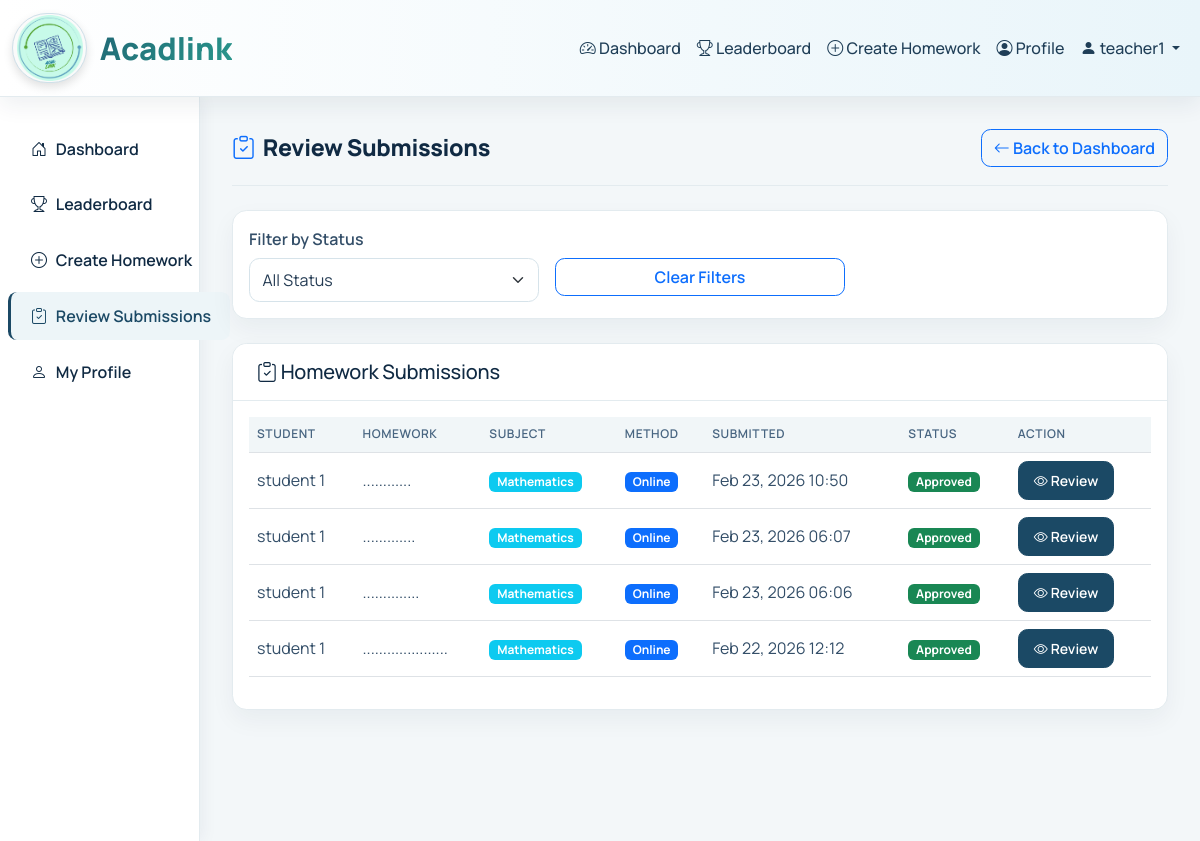
/teacher/submissions/ (signed in), run on the app's committed database.
### core/models.py (models this page shows, shortened)
class User(AbstractUser):
    ROLE_CHOICES = (
        ('admin', 'Admin'),
        ('teacher', 'Teacher'),
        ('student', 'Student'),
        ('parent', 'Parent'),
    )
    role = models.CharField(max_length=10, choices=ROLE_CHOICES, default='student')
    is_approved = models.BooleanField(default=False, help_text="Admin must approve before access")
    is_verified = models.BooleanField(default=False, help_text="Account verified as real/fake")
    phone_number = models.CharField(max_length=15, blank=True, null=True)
    profile_picture = models.ImageField(upload_to='profiles/', blank=True, null=True)
    class_assigned = models.ForeignKey('Class', on_delete=models.SET_NULL, null=True, blank=True, related_name='students')
    section_assigned = models.ForeignKey('Section', on_delete=models.SET_NULL, null=True, blank=True, related_name='students')
    teacher_class = models.ForeignKey('Class', on_delete=models.SET_NULL, null=True, blank=True, related_name='teachers')
    teacher_section = models.ForeignKey('Section', on_delete=models.SET_NULL, null=True, blank=True, related_name='teachers')
    subjects_taught = models.ManyToManyField('Subject', blank=True, related_name='teachers')
    created_at = models.DateTimeField(auto_now_add=True)
    updated_at = models.DateTimeField(auto_now=True)
    class Meta:
        ordering = ['username']

class HomeworkSubmission(models.Model):
    APPROVAL_CHOICES = (
        ('pending', 'Pending Review'),
        ('approved', 'Approved'),
        ('rejected', 'Rejected'),
        ('resubmit', 'Needs Resubmission'),
    )
    homework = models.ForeignKey(Homework, on_delete=models.CASCADE, related_name='submissions')
    student = models.ForeignKey(User, on_delete=models.CASCADE, limit_choices_to={'role': 'student'}, related_name='submissions')
    SUBMISSION_MODE_CHOICES = (
        ('online', 'Online'),
        ('physical', 'In Person / Physical Copy'),
    )
    submission_mode = models.CharField(max_length=20, choices=SUBMISSION_MODE_CHOICES, default='online')
    submission_file = models.FileField(upload_to='submissions/', blank=True, null=True)
    submission_text = models.TextField(blank=True, help_text="Text submission if no file")
    quiz_points_awarded = models.PositiveIntegerField(default=0)
    submitted_at = models.DateTimeField(auto_now_add=True)
    approval_status = models.CharField(max_length=20, choices=APPROVAL_CHOICES, default='pending')
    teacher_feedback = models.TextField(blank=True, null=True)
    reviewed_at = models.DateTimeField(blank=True, null=True)
    reviewed_by = models.ForeignKey(User, on_delete=models.SET_NULL, null=True, blank=True, related_name='reviewed_submissions')
    is_completed = models.BooleanField(default=False, help_text="Only true after teacher approval")
    completed_at = models.DateTimeField(blank=True, null=True)
    updated_at = models.DateTimeField(auto_now=True)
    class Meta:
        ordering = ['-submitted_at']
        unique_together = ('homework', 'student')

class Homework(models.Model):
    STATUS_CHOICES = (
        ('pending', 'Pending'),
        ('active', 'Active'),
        ('completed', 'Completed'),
        ('overdue', 'Overdue'),
    )
    title = models.CharField(max_length=200)
    description = models.TextField()
    subject = models.ForeignKey(Subject, on_delete=models.CASCADE, related_name='homework')
    teacher = models.ForeignKey(User, on_delete=models.CASCADE, limit_choices_to={'role': 'teacher'}, related_name='created_homework')
    class_name = models.ForeignKey(Class, on_delete=models.CASCADE, related_name='homework')
    section = models.ForeignKey(Section, on_delete=models.CASCADE, related_name='homework')
    estimated_hours = models.DecimalField(
        max_digits=4,
        decimal_places=2,
        validators=[MinValueValidator(0.1)],
        help_text="Estimated time to complete in hours"
    )
    assigned_date = models.DateTimeField(default=timezone.now)
    deadline = models.DateTimeField()
    attachment = models.FileField(upload_to='homework_attachments/', blank=True, null=True)
    video_url = models.URLField(blank=True, null=True, help_text="YouTube or video link")
    status = models.CharField(max_length=20, choices=STATUS_CHOICES, default='active')
    created_at = models.DateTimeField(auto_now_add=True)
    updated_at = models.DateTimeField(auto_now=True)
    class Meta:
        ordering = ['-assigned_date']
        verbose_name_plural = "Homework"

class Subject(models.Model):
    name = models.CharField(max_length=100, unique=True)
    code = models.CharField(max_length=10, unique=True)
    description = models.TextField(blank=True)
    created_at = models.DateTimeField(auto_now_add=True)
    class Meta:
        ordering = ['name']

### core/views.py (the view)
# urls.py: path('teacher/submissions/', views.review_submissions, name='review_submissions'),
@login_required
def review_submissions(request):
    if request.user.role != 'teacher':
        return HttpResponseForbidden("Access denied")
    submissions = HomeworkSubmission.objects.filter(
        homework__teacher=request.user
    ).select_related('homework', 'student').order_by('-submitted_at')
    status_filter = request.GET.get('status', 'all')
    if status_filter != 'all':
        submissions = submissions.filter(approval_status=status_filter)
    paginator        = Paginator(submissions, 20)
    page_number      = request.GET.get('page')
    submissions_page = paginator.get_page(page_number)
    context = {
        'submissions':   submissions_page,
        'status_filter': status_filter,
    }
    return render(request, 'core/review_submissions.html', context)

### core/templates/core/review_submissions.html (shortened to what this page needs)
{% extends 'core/base.html' %}
{% block content %}
<div class="page-header">
    <h2><i class="bi bi-clipboard-check me-2 text-primary"></i>Review Submissions</h2>
    <a href="{% url 'dashboard' %}" class="btn btn-outline-primary">
        <i class="bi bi-arrow-left"></i> Back to Dashboard
    </a>
</div>
<div class="card mb-4">
    <div class="card-body">
        <form method="get" class="row g-3">
            <div class="col-md-4">
                <label class="form-label">Filter by Status</label>
                <select name="status" class="form-select" onchange="this.form.submit()">
                    <option value="all" {% if status_filter == 'all' %}selected{% endif %}>All Status</option>
                </select>
            </div>
            <div class="col-md-4">
                <label class="form-label">&nbsp;</label>
                <a href="{% url 'review_submissions' %}" class="btn btn-outline-primary w-100">Clear Filters</a>
            </div>
        </form>
    </div>
</div>
<div class="card">
    <div class="card-header">
        <h5 class="mb-0"><i class="bi bi-clipboard-check"></i> Homework Submissions</h5>
    </div>
    <div class="card-body">
        {% if submissions %}
        <div class="table-responsive">
            <table class="table table-hover">
                <thead>
                    <tr>
                        <th>Student</th>
                        <th>Homework</th>
                        <th>Subject</th>
                        <th>Method</th>
                        <th>Submitted</th>
                        <th>Status</th>
                        <th>Action</th>
                    </tr>
                </thead>
                <tbody>
                    {% for submission in submissions %}
                    <tr>
                        <td>{{ submission.student.get_full_name }}</td>
                        <td>{{ submission.homework.title }}</td>
                        <td><span class="badge bg-info">{{ submission.homework.subject.name }}</span></td>
                        <td>
                            <span
                                class="badge {% if submission.submission_mode == 'physical' %}bg-dark{% else %}bg-primary{% endif %}">
                                {{ submission.get_submission_mode_display }}
                            </span>
                        </td>
                        <td>{{ submission.submitted_at|date:"M d, Y H:i" }}</td>
                        <td>
                            <span class="badge
                                        {% if submission.approval_status == 'approved' %}bg-success
                                        {% elif submission.approval_status == 'rejected' %}bg-danger
                                        {% elif submission.approval_status == 'resubmit' %}bg-warning
                                        {% else %}bg-secondary{% endif %}">
                                {{ submission.get_approval_status_display }}
                            </span>
                        </td>
                        <td>
                            <a href="{% url 'review_submission_detail' submission.id %}" class="btn btn-sm btn-primary">
                                <i class="bi bi-eye"></i> Review
                            </a>
                        </td>
                    </tr>
                    {% endfor %}
                </tbody>
            </table>
        </div>
        {% else %}
        <p class="text-muted text-center mb-0">No submissions found matching the filters.</p>
        {% endif %}
    </div>
</div>
{% endblock %}

### core/templates/core/base.html (shortened to what this page needs)
{% load static %}
<!DOCTYPE html>
<html lang="en">
<head>
    <link href="https://cdn.jsdelivr.net/npm/bootstrap@5.3.0/dist/css/bootstrap.min.css" rel="stylesheet">
    <link rel="stylesheet" href="https://cdn.jsdelivr.net/npm/bootstrap-icons@1.10.0/font/bootstrap-icons.css">
</head>
<body>
    <nav class="navbar navbar-expand-lg navbar-light bg-white sticky-top">
        <div class="container-fluid">
            <a class="navbar-brand logo-text" href="{% url 'home' %}">
                <img src="{% static 'core/images/logo.png' %}" alt="Acadlink Logo" class="brand-logo">
                <span>Acadlink</span>
            </a>
            <div class="collapse navbar-collapse" id="navbarNav">
                <ul class="navbar-nav ms-auto">
                    {% if user.is_authenticated %}
                    <li class="nav-item">
                        <a class="nav-link" href="{% url 'dashboard' %}">
                            <i class="bi bi-speedometer2"></i> Dashboard
                        </a>
                    </li>
                    <li class="nav-item">
                        <a class="nav-link" href="{% url 'leaderboard' %}">
                            <i class="bi bi-trophy"></i> Leaderboard
                        </a>
                    </li>
                    {% if user.role == 'student' %}
                    <li class="nav-item">
                        <a class="nav-link" href="{% url 'student_profile' %}">
                            <i class="bi bi-person-circle"></i> Profile
                        </a>
                    </li>
                    {% elif user.role == 'teacher' %}
                    <li class="nav-item">
                        <a class="nav-link" href="{% url 'create_homework' %}">
                            <i class="bi bi-plus-circle"></i> Create Homework
                        </a>
                    </li>
                    <li class="nav-item">
                        <a class="nav-link" href="{% url 'teacher_profile' %}">
                            <i class="bi bi-person-circle"></i> Profile
                        </a>
                    </li>
                    {% elif user.role == 'admin' %}
                    <li class="nav-item">
                        <a class="nav-link" href="{% url 'manage_users' %}">
                            <i class="bi bi-people"></i> Manage Users
                        </a>
                    </li>
                    {% endif %}
                    <li class="nav-item dropdown">
                        <a class="nav-link dropdown-toggle" href="#" id="userDropdown" role="button"
                            data-bs-toggle="dropdown">
                            <i class="bi bi-person-fill"></i> {{ user.username }}
                        </a>
                    </li>
                    {% endif %}
                </ul>
            </div>
        </div>
    </nav>
    <div class="container-fluid">
        <div class="row">
            {% if user.is_authenticated and request.resolver_match.url_name != 'home' %}
            <div class="col-md-2 col-lg-2 sidebar d-none d-md-block">
                <nav class="nav flex-column">
                    {% if user.role == 'student' %}
                    <a class="nav-link {% if request.resolver_match.url_name == 'dashboard' %}active{% endif %}"
                        href="{% url 'dashboard' %}">
                        <i class="bi bi-house-door"></i> Dashboard
                    </a>
                    <a class="nav-link {% if request.resolver_match.url_name == 'leaderboard' %}active{% endif %}"
                        href="{% url 'leaderboard' %}">
                        <i class="bi bi-trophy"></i> Leaderboard
                    </a>
                    <a class="nav-link {% if request.resolver_match.url_name == 'student_profile' %}active{% endif %}"
                        href="{% url 'student_profile' %}">
                        <i class="bi bi-person"></i> My Profile
                    </a>
                    {% elif user.role == 'teacher' %}
                    <a class="nav-link {% if request.resolver_match.url_name == 'dashboard' %}active{% endif %}"
                        href="{% url 'dashboard' %}">
                        <i class="bi bi-house-door"></i> Dashboard
                    </a>
                    <a class="nav-link {% if request.resolver_match.url_name == 'leaderboard' %}active{% endif %}"
                        href="{% url 'leaderboard' %}">
                        <i class="bi bi-trophy"></i> Leaderboard
                    </a>
                    <a class="nav-link {% if request.resolver_match.url_name == 'create_homework' %}active{% endif %}"
                        href="{% url 'create_homework' %}">
                        <i class="bi bi-plus-circle"></i> Create Homework
                    </a>
                    <a class="nav-link {% if request.resolver_match.url_name == 'review_submissions' %}active{% endif %}"
                        href="{% url 'review_submissions' %}">
                        <i class="bi bi-clipboard-check"></i> Review Submissions
                    </a>
                    <a class="nav-link {% if request.resolver_match.url_name == 'teacher_profile' %}active{% endif %}"
                        href="{% url 'teacher_profile' %}">
                        <i class="bi bi-person"></i> My Profile
                    </a>
                    {% endif %}
                </nav>
            </div>
            <div class="col-md-10 col-lg-10 main-content">
                {% else %}
                <div class="col-12 main-content">
                    {% endif %}
                    {% block content %}{% endblock %}
                </div>
            </div>
        </div>
</body>
</html>

### data on the page
User: username "teacher1"
HomeworkSubmission: student.get_full_name "student 1", homework "............", homework.subject.name "Mathematics", submission_mode "Online", submitted_at "Feb 23, 2026 10:50", approval_status "Approved"
HomeworkSubmission: student.get_full_name "student 1", homework ".............", homework.subject.name "Mathematics", submission_mode "Online", submitted_at "Feb 23, 2026 06:07", approval_status "Approved"
HomeworkSubmission: student.get_full_name "student 1", homework "..............", homework.subject.name "Mathematics", submission_mode "Online", submitted_at "Feb 23, 2026 06:06", approval_status "Approved"
HomeworkSubmission: student.get_full_name "student 1", homework ".....................", homework.subject.name "Mathematics", submission_mode "Online", submitted_at "Feb 22, 2026 12:12", approval_status "Approved"
